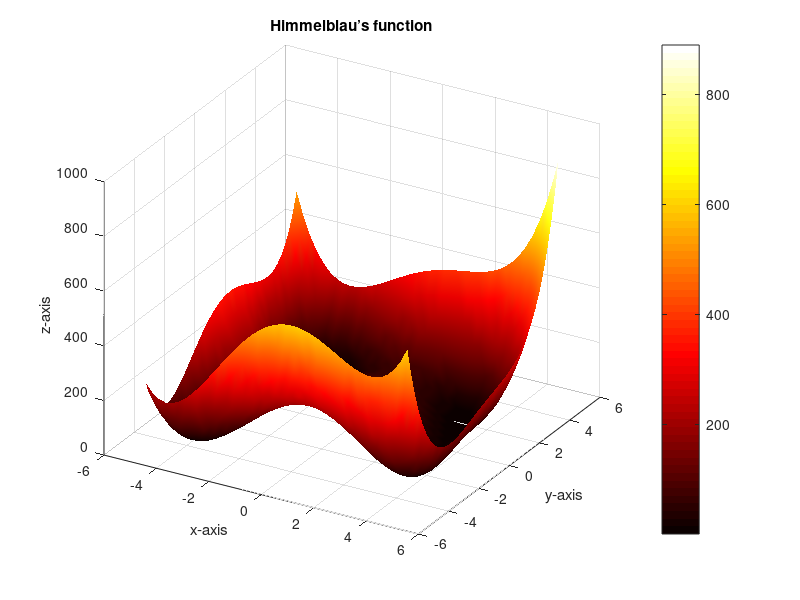
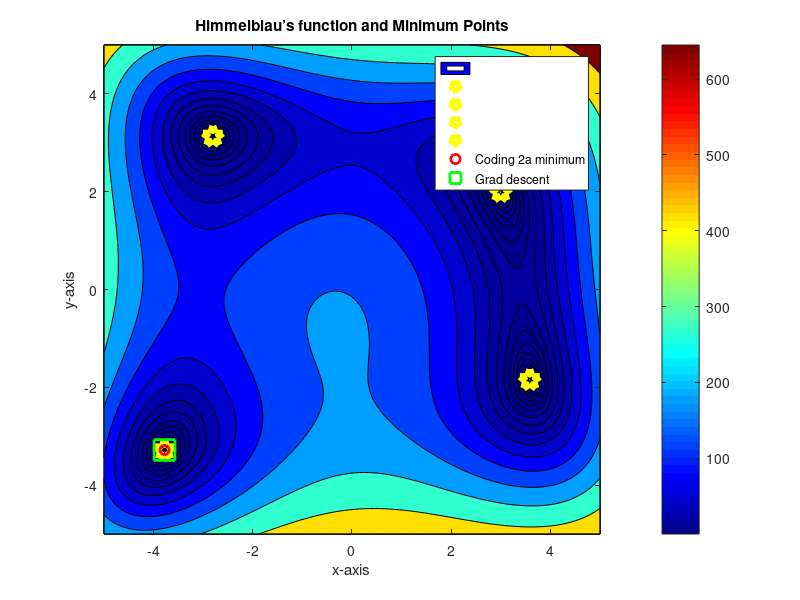

Source code (MATLAB) for these figures, in order: (Note: this script raises an error after producing the figures.)
% Tanner Huck    
% Math 301 B
% 5/19/2022;
% Homework 6 Writeup

clear; clc; close all;

%% Coding Question 1
% Part a
% deining Himmelblau's function, same as coding section
Him_fun = @(x,y) (x.^2+y-11).^2+(x+y.^2-7).^2;
Him_fun = @(p) Him_fun(p(1), p(2));
% creating a mesh to be used in the gaph
points = linspace(-5,5,40);
[x,y] = meshgrid(points, points);
z = (x.^2+y-11).^2+(x+y.^2-7).^2;
% graphing the Himmelblau's function
surf(x, y, z)
% adding things to make the grah look better
colormap('hot') % make it hot colors
colorbar % adding colorbar
view(30,30) % changing the view
shading interp % getting rid of mesh lines
% adding labels
title('Himmelblau’s function')
xlabel('x-axis');
ylabel('y-axis');
zlabel('z-axis');

%% Part b
% new figure
figure
% making a new mesh for a contour plot
points =linspace(-5,5,100);
[x,y] = meshgrid(points, points);
z = (x.^2+y-11).^2+(x+y.^2-7).^2;
% makeing the contour plot
contourf(x, y, z, logspace(-1, 3, 22))
% using a logarithmic spacing of the colormap to focus more on larger changes
set(gca, 'colorscale', 'log')
% changing color scale
colormap('jet')
% adding colorbar
colorbar
% adding labels
title('Himmelblau’s function and Minimum Points')
xlabel('x-axis');
ylabel('y-axis');
zlabel('z-axis');

% Part c
% using fminsearch to find the 4 minimun points and adding them to the
% contour plot as yellow stars
x01 = [-4,-3,0];
min1 = fminsearch(Him_fun, x01);
hold on
plot(min1(1),min1(2), 'yp', 'linewidth', 5, 'MarkerSize',15)
x02 = [-3,3,0];
min2 = fminsearch(Him_fun, x02);
hold on
plot(min2(1),min2(2), 'yp', 'linewidth', 5, 'MarkerSize',15)
x03 = [3,2,0];
min3 = fminsearch(Him_fun, x03);
hold on
plot(min3(1),min3(2), 'yp', 'linewidth', 5, 'MarkerSize',15)
x04 = [4,-2,0];
min4 = fminsearch(Him_fun, x04);
hold on
plot(min4(1),min4(2), 'yp', 'linewidth', 5, 'MarkerSize',15)

% Part d
% code from problem 2a of coding section
initial_guess = [-3;-2];
A3 = fminsearch(Him_fun, initial_guess);
% adding this to the contour plot as a red circle
hold on
plot(A3(1),A3(2), 'ro', 'linewidth', 2, 'MarkerSize', 7)

% code from 2 of coding section
fgrad = @(x,y) [4.*x.^3-42.*x+4.*x.*y+2.*y.^2-14; 
               4.*y.^3-26.*y+4.*x.*y+2.*x.^2-22]; 
fgrad = @(p) fgrad(p(1), p(2));
% crating the tolerance
tol = 10e-8;
% for loop that will run 5000 iterations of gradient descent
p = [-3; -2]; % Choose an initial guess
for i = 1:5000
% one step in grad decent
grad = fgrad(p); % Find which direction to go
phi = @ (t) p - t*grad; % Define the path
f_of_phi = @ (t) Him_fun(phi(t)); % Create a function of "heights along path"
tmin = fminbnd(f_of_phi,0,1); % Find time it takes to reach min height
p = phi(tmin); % Find the point on the path and update your guess
% calculate the infinity norm of vector grad
infinity_norm = norm(grad, inf);
% stop if the infinity vector is less than tolerance
if (infinity_norm < tol) 
    break
end
end
A5 = p;

% adding this to the contour plot as a green square
hold on
plot(A5(1),A5(2), 'gs', 'linewidth', 2, 'MarkerSize', 15)

% adding a legend for these last two points
legend('','','','','','Coding 2a minimum', 'Grad descent')

%% Problem 2
% Part a
tic
% Timing to see how long it takes to do gradient descent
% crating the tolerance
tol = 10e-9;
% for loop that will run 12000 iterations of gradient descent
p = [2; 3]; % Choose an initial guess
for i = 1:12000
% one step in grad descent
grad = fgrad(p); % Find which direction to go
phi = @ (t) p - t*grad; % Define the path
f_of_phi = @ (t) Him_fun(phi(t)); % Create a function of "heights along path"
tmin = fminbnd(f_of_phi,0,1); % Find time it takes to reach min height
p = phi(tmin); % Find the point on the path and update your guess
% calculate the infinity norm of vector grad
infinity_norm = norm(grad, inf);
% stop if the infinity vector is less than tolerance
if (infinity_norm < tol) 
    break
end
end
iterations_grad_descent = i;
time_grad_descent = toc;

% Part b
tic
% Timing to see how long it takes to do gradient descent with fixed t
tol = 10e-9; % crating the tolerance
% for loop that will run 12000 iterations of gradient descent
p = [2; 3]; % Choose an initial guess
tstep = 0.01; % deining tstep, the fixed value of t
for i = 1:12000
% one step in grad decent
grad = fgrad(p); % Find which direction to go
% replace old code with this line instead, uses a fixed value of t instead
% of calculating tmin with fminbnd for every step 
p = p - tstep*grad;
% calculate the infinity norm of vector grad
infinity_norm = norm(grad, inf);
% stop if the infinity vector is less than tolerance
if (infinity_norm < tol) 
    break
end
end
iterations_tstep_01 = i;
time_tstep_01 = toc;

% Part c
% same as part b, but with tstep 0.02
tic
% Timing to see how long it takes to do gradient descent with fixed t
tol = 10e-9; % crating the tolerance
% for loop that will run 12000 iterations of gradient descent
p = [2; 3]; % Choose an initial guess
tstep = 0.02; % deining tstep, the fixed value of t
for i = 1:12000
% one step in grad decent
grad = fgrad(p); % Find which direction to go
% replace old code with this line instead, uses a fixed value of t instead
% of calculating tmin with fminbnd for every step 
p = p - tstep*grad;
% calculate the infinity norm of vector grad
infinity_norm = norm(grad, inf);
% stop if the infinity vector is less than tolerance
if (infinity_norm < tol) 
    break
end
end
iterations_tstep_02 = i;
time_tstep_02 = toc;

% Part d
% repeating part b, but with t step 0.025
tic
% Timing to see how long it takes to do gradient descent with fixed t
tol = 10e-9; % crating the tolerance
% for loop that will run 12000 iterations of gradient descent
p = [2; 3]; % Choose an initial guess
tstep = 0.025; % deining tstep, the fixed value of t
for i = 1:12000
% one step in grad decent
grad = fgrad(p); % Find which direction to go
% replace old code with this line instead, uses a fixed value of t instead
% of calculating tmin with fminbnd for every step 
p = p - tstep*grad;
% calculate the infinity norm of vector grad
infinity_norm = norm(grad, inf);
% stop if the infinity vector is less than tolerance
if (infinity_norm < tol) 
    break
end
end
iterations_tstep_025 = i;
time_tstep_025 = toc;

% Part e
% creating a table to store the results of the times and iterations of
% differenct methods of gradient discent
results_table = table(["tstep=0.01"; "tstep=0.02"; "tstep=0.025"; ...
    "fminbound"], ...
    [iterations_tstep_01; iterations_tstep_02; iterations_tstep_025; ...
    iterations_grad_descent], ...
    [time_tstep_01; time_tstep_02; time_tstep_025; time_grad_descent], ...
    ["Yes"; "Yes"; "No"; "Yes"])
results_table.Properties.VariableNames = {'Method', ...
    'Number Iterations','Time', 'Converged'}



